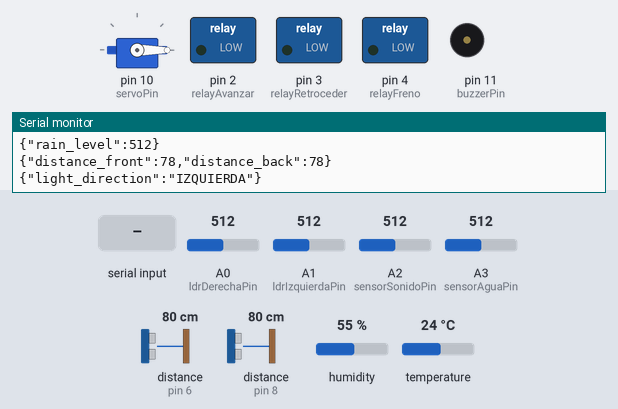
The program below on a simulated Arduino Uno, built with avr-gcc and run on an emulated ATmega328P. Parts: servo, switched loads named in the program (green lamp = pin HIGH), buzzer (waves = sounding, pin HIGH), the last lines printed to the serial monitor. Wiring (inferred from the names in the program): 2 × ultrasonic range finder: trigger pin 5, echo pin 6 / trigger pin 9, echo pin 8. The test bench sets the inputs (shaded band); at power-on: A1 (ldrIzquierdaPin) = 512, temperature 24 °C, distance to the obstacle (sensors on pin 6, pin 8) 80 cm, A0 (ldrDerechaPin) = 512, A2 (sensorSonidoPin) = 512, A3 (sensorAguaPin) = 512, humidity 55 %. The echo pulse lasts 58.3 µs per cm; pins used as bus, display or sensor lines are not drawn.

Above: at 1.2 s.
1.3 s: A1 (ldrIzquierdaPin) set to 316
At 1.9 s:
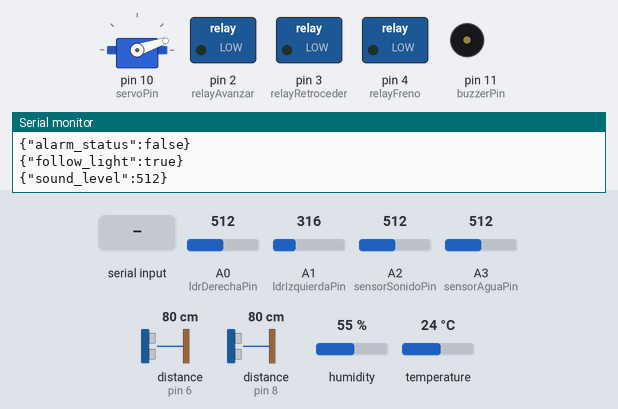
2.9 s: A1 (ldrIzquierdaPin) set to 286
At 4.2 s:
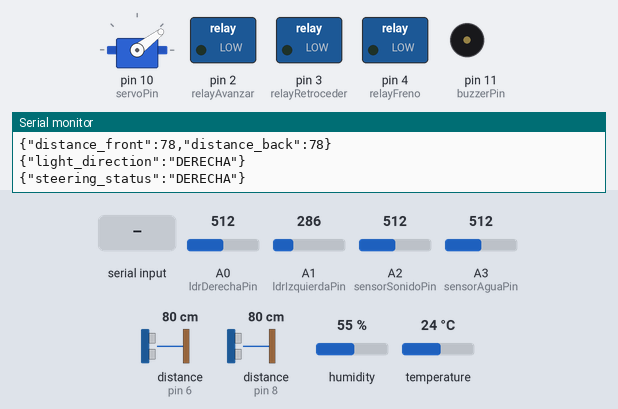
4.5 s: "no_seguir\n" received over Serial
At 4.74 s:
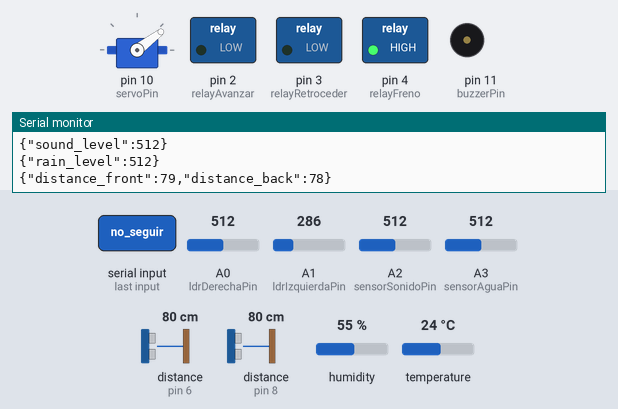
6.3 s: temperature set to 6 °C
13.1 s: distance to the obstacle (sensor on pin 6) set to 2 cm
19.9 s: "alarmas_on\n" received over Serial
At 20.07 s:
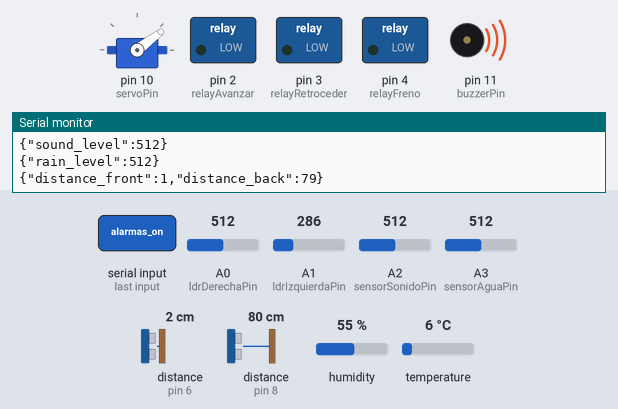
Timing chart, 0 to 24.4 s (numbered marks = the images above; inputs shaded):
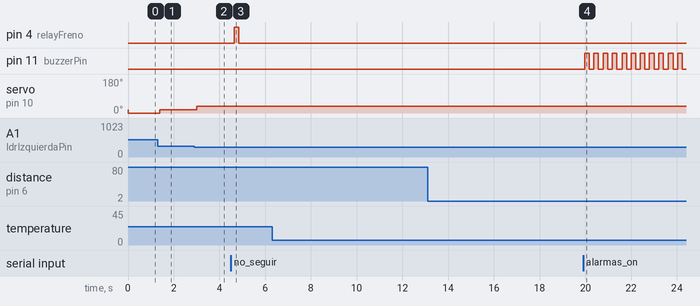

Measured:
- the behaviour switches between 304 and 303 on A1 (ldrIzquierdaPin) (found by bisection; images 1 and 2)
- after the input at 1.3 s, servo on pin 10 (servoPin): 0° → 18° after 0.08 s
- after the input at 2.9 s, servo on pin 10 (servoPin): 18° → 37° after 0.11 s
- after the input at 4.5 s, pin 4 (relayFreno): LOW → HIGH after 0.15 s, → LOW 0.20 s later
- after the input at 19.9 s, pin 11 (buzzerPin): alternates HIGH for 0.20 s and LOW for 0.20 s, starting after 0.07 s

The program:

main.cpp
```cpp
#include <Arduino.h>
#include <Servo.h>
#include <DHT.h>
#include <ArduinoJson.h>

#define DHTTYPE DHT11

Servo miServo;

// ! Pines
const int servoPin = 10;
const int ldrDerechaPin = A0;
const int ldrIzquierdaPin = A1;
const int relayAvanzar = 2;
const int relayRetroceder = 3;
const int relayFreno = 4;
const int triggerAdelante = 5;
const int echoAdelante = 6;
const int triggerAtras = 9;
const int echoAtras = 8;
const int buzzerPin = 11;
const int dhtPin = 13;
const int sensorSonidoPin = A2;
const int sensorAguaPin = A3; // Se usará como sensor de lluvia por similitud

// * Configuración
int diferenciaLDR = 158;
float delayMS;

// * Timón
const int gradosIzquierda = 0;
const int gradosDerecha = 37;
const int gradosCentro = 18; // debe ser entero, no float

const int intensidadEspacio = 300;

// * Variables globales
String estadoTimon = "CENTRO";
int valorLDRDerecha;
int valorLDRIzquierda;
String direccionLuz = "NINGUNA";
bool seguirLuz = true;
int intensidadActual;
String ultimaAccion = "FRENAR";
long distanciaAdelante;
long distanciaAtras;
bool alarmas = false;
int nivelSonido;
int nivelAgua;

DHT dht(dhtPin, DHTTYPE);

unsigned long ultimoDHT = 0;
const unsigned long intervaloDHT = 2000; // leer cada 2s

unsigned long ultimoPulso = 0;
const unsigned long intervaloPulso = 300; // tiempo mínimo entre pulsos

// * Prototipos
void girarDerecha();
void girarIzquierda();
void girarCentro();

void avanzar();
void retroceder();
void frenar();

long medirDistanciaAdelante();
long medirDistanciaAtras();

float leerTemperatura();
float leerHumedad();
void mostrarClima();

// ! Envío de datos por Serial en formato JSON
void enviarTemperaturaHumedad();
void enviarDistancias();
void enviarDireccionLuz();
void enviarIntensidadLuz();
void enviarEstadoTimon();
void enviarNivelSonido();
void enviarUltimaAccion();
void enviarNivelLluvia();
void enviarEstadoAlarma();
void enviarSeguirLuz();

void setup()
{
    Serial.begin(9600);

    pinMode(relayAvanzar, OUTPUT);
    pinMode(relayRetroceder, OUTPUT);
    pinMode(relayFreno, OUTPUT);

    pinMode(triggerAdelante, OUTPUT);
    pinMode(echoAdelante, INPUT);
    pinMode(triggerAtras, OUTPUT);
    pinMode(echoAtras, INPUT);

    pinMode(buzzerPin, OUTPUT);

    pinMode(sensorSonidoPin, INPUT);

    pinMode(sensorAguaPin, INPUT);

    dht.begin();

    miServo.attach(servoPin);
    girarCentro();
}

void loop()
{
    // ==== RECEPCIÓN DE COMANDOS POR SERIAL ====
    if (Serial.available())
    {
        String cmd = Serial.readStringUntil('\n');
        cmd.trim();

        if (cmd == "alarmas_on")
        {
            alarmas = true;
        }
        else if (cmd == "alarmas_off")
        {
            alarmas = false;
        }
        else if (cmd == "seguir_luz")
        {
            seguirLuz = true;
        }
        else if (cmd == "no_seguir")
            seguirLuz = false;
    }
    valorLDRDerecha = analogRead(ldrDerechaPin);
    valorLDRIzquierda = analogRead(ldrIzquierdaPin);

    nivelSonido = analogRead(sensorSonidoPin);
    enviarNivelSonido();

    nivelAgua = analogRead(sensorAguaPin);
    enviarNivelLluvia();

    if (millis() - ultimoDHT >= intervaloDHT)
    {
        ultimoDHT = millis();
        enviarTemperaturaHumedad();
    }

    // Compensación
    int ldrDerechaCorregido = valorLDRDerecha - diferenciaLDR;
    if (ldrDerechaCorregido < 0)
        ldrDerechaCorregido = 0;
    valorLDRDerecha = ldrDerechaCorregido;

    intensidadActual = max(valorLDRDerecha, valorLDRIzquierda);

    distanciaAdelante = medirDistanciaAdelante();
    distanciaAtras = medirDistanciaAtras();
    enviarDistancias();

    if ((distanciaAdelante < 7 || distanciaAtras < 7) && alarmas)
    {
        digitalWrite(buzzerPin, HIGH);
        delay(200);
        digitalWrite(buzzerPin, LOW);
    }

    // *** Lógica del timón según luz ***
    if (valorLDRDerecha > valorLDRIzquierda + 50 && intensidadActual > 250)
    {
        direccionLuz = "DERECHA";
        girarDerecha();
        if (seguirLuz)
        {
            avanzar();
        }
        else
            frenar();
    }
    else if (valorLDRIzquierda > valorLDRDerecha + 50 && intensidadActual > 250)
    {
        direccionLuz = "IZQUIERDA";
        girarIzquierda();
        if (seguirLuz)
        {
            avanzar();
        }
        else
            frenar();
    }
    else if (abs(valorLDRDerecha - valorLDRIzquierda) <= 50 && intensidadActual > 250)
    {
        direccionLuz = "CENTRO";
        girarCentro();
        if (seguirLuz)
        {
            avanzar();
        }
        else
            frenar();
    }
    else
    {
        direccionLuz = "NINGUNA";
        frenar();
    }
    enviarDireccionLuz();
    enviarEstadoTimon();
    enviarUltimaAccion();
    enviarIntensidadLuz();
    enviarEstadoAlarma();
    enviarSeguirLuz();

    delay(80);
}

// * Timón
void girarDerecha()
{
    miServo.write(gradosDerecha);
    estadoTimon = "DERECHA";
}

void girarIzquierda()
{
    miServo.write(gradosIzquierda);
    estadoTimon = "IZQUIERDA";
}

void girarCentro()
{
    miServo.write(gradosCentro);
    estadoTimon = "CENTRO";
}

// * Motor
void frenar()
{
    if (ultimaAccion == "FRENAR")
        return;

    ultimaAccion = "FRENAR";

    digitalWrite(relayAvanzar, LOW);
    digitalWrite(relayRetroceder, LOW);

    digitalWrite(relayFreno, HIGH);
    delay(200);
    digitalWrite(relayFreno, LOW);
}

void avanzar()
{
    if (ultimaAccion == "AVANZAR")
        return;
    if (ultimaAccion == "RETROCEDER")
        return;

    ultimaAccion = "AVANZAR";

    unsigned long ahora = millis();

    // no permitir avanzar muy seguido
    if (ahora - ultimoPulso < intervaloPulso)
        return;

    ultimoPulso = ahora;

    // Desactivar retroceso SIEMPRE antes de avanzar
    digitalWrite(relayRetroceder, LOW);

    // Quitar freno
    digitalWrite(relayFreno, LOW);
    delay(20); // <- IMPORTANTE (necesario para que el relé cambie)

    // Activar avance
    digitalWrite(relayAvanzar, HIGH);
    delay(120); // duracion del pulso de avance
    digitalWrite(relayAvanzar, LOW);

    // Frenada suave
    ultimaAccion = "FRENAR";
    digitalWrite(relayFreno, HIGH);
    delay(50);
    digitalWrite(relayFreno, LOW);
}

void retroceder()
{
    if (ultimaAccion == "RETROCEDER")
        return; // ya retrocediendo
    if (ultimaAccion == "AVANZAR")
        return; // evita conflicto

    ultimaAccion = "RETROCEDER";

    digitalWrite(relayAvanzar, LOW);
    digitalWrite(relayFreno, LOW);
    digitalWrite(relayRetroceder, HIGH);
}

// * Ultrasonido
long medirDistanciaAdelante()
{
    digitalWrite(triggerAdelante, LOW);
    delayMicroseconds(2);
    digitalWrite(triggerAdelante, HIGH);
    delayMicroseconds(10);
    digitalWrite(triggerAdelante, LOW);

    long duracion = pulseIn(echoAdelante, HIGH);
    return (duracion * 0.034) / 2;
}

long medirDistanciaAtras()
{
    digitalWrite(triggerAtras, LOW);
    delayMicroseconds(2);
    digitalWrite(triggerAtras, HIGH);
    delayMicroseconds(10);
    digitalWrite(triggerAtras, LOW);

    long duracion = pulseIn(echoAtras, HIGH);
    return (duracion * 0.034) / 2;
}

// * DHT11
float leerTemperatura()
{
    float t = dht.readTemperature();
    if (isnan(t))
        return NAN;
    return t;
}

float leerHumedad()
{
    float h = dht.readHumidity();
    if (isnan(h) || h < 0 || h > 100)
        return NAN; // evita 160%
    return h;
}

void mostrarClima()
{
    float temp = leerTemperatura();
    float hum = leerHumedad();

    Serial.println(F("---- DHT11 ----"));

    Serial.print(F("Temperatura: "));
    if (!isnan(temp))
        Serial.print(temp);
    else
        Serial.print(F("ERROR"));
    Serial.println(F(" °C"));

    Serial.print(F("Humedad: "));
    if (!isnan(hum))
        Serial.print(hum);
    else
        Serial.print(F("ERROR"));
    Serial.println(F(" %"));

    Serial.println();
}

// ! Envío de datos por Serial en formato JSON
void enviarTemperaturaHumedad()
{
    StaticJsonDocument<128> doc;
    if (isnan(leerTemperatura()) || isnan(leerHumedad()))
    {

        return;
    }
    doc["temperature"] = leerTemperatura();
    doc["humedity"] = leerHumedad();
    serializeJson(doc, Serial);
    Serial.println();
}

void enviarDistancias()
{
    StaticJsonDocument<128> doc;
    doc["distance_front"] = distanciaAdelante;
    doc["distance_back"] = distanciaAtras;
    serializeJson(doc, Serial);
    Serial.println();
}

void enviarDireccionLuz()
{
    StaticJsonDocument<128> doc;
    doc["light_direction"] = direccionLuz;
    serializeJson(doc, Serial);
    Serial.println();
}

void enviarIntensidadLuz()
{
    StaticJsonDocument<128> doc;
    doc["light_intensity"] = intensidadActual;
    serializeJson(doc, Serial);
    Serial.println();
}

void enviarEstadoTimon()
{
    StaticJsonDocument<128> doc;
    doc["steering_status"] = estadoTimon;
    serializeJson(doc, Serial);
    Serial.println();
}

void enviarUltimaAccion()
{
    StaticJsonDocument<128> doc;
    doc["last_action"] = ultimaAccion;
    serializeJson(doc, Serial);
    Serial.println();
}

void enviarNivelSonido()
{
    StaticJsonDocument<128> doc;
    doc["sound_level"] = nivelSonido;
    serializeJson(doc, Serial);
    Serial.println();
}

void enviarNivelLluvia()
{
    StaticJsonDocument<128> doc;
    doc["rain_level"] = nivelAgua;
    serializeJson(doc, Serial);
    Serial.println();
}

void enviarEstadoAlarma()
{
    StaticJsonDocument<128> doc;
    doc["alarm_status"] = alarmas;
    serializeJson(doc, Serial);
    Serial.println();
}

void enviarSeguirLuz()
{
    StaticJsonDocument<128> doc;
    doc["follow_light"] = seguirLuz;
    serializeJson(doc, Serial);
    Serial.println();
}
```
